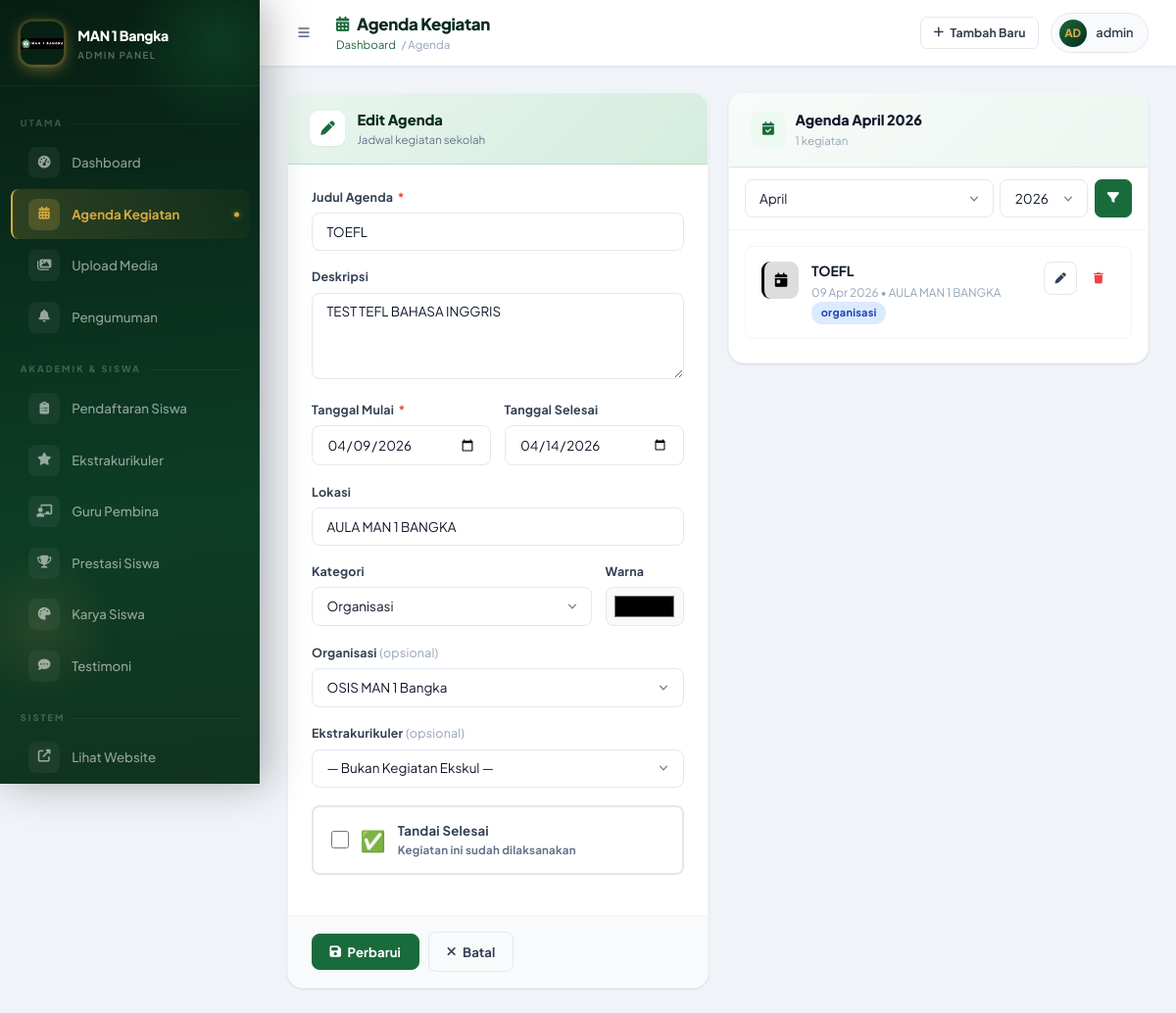
The app's page /admin/agenda.php?edit=11&bulan=4&tahun=2026 (signed in), older data.
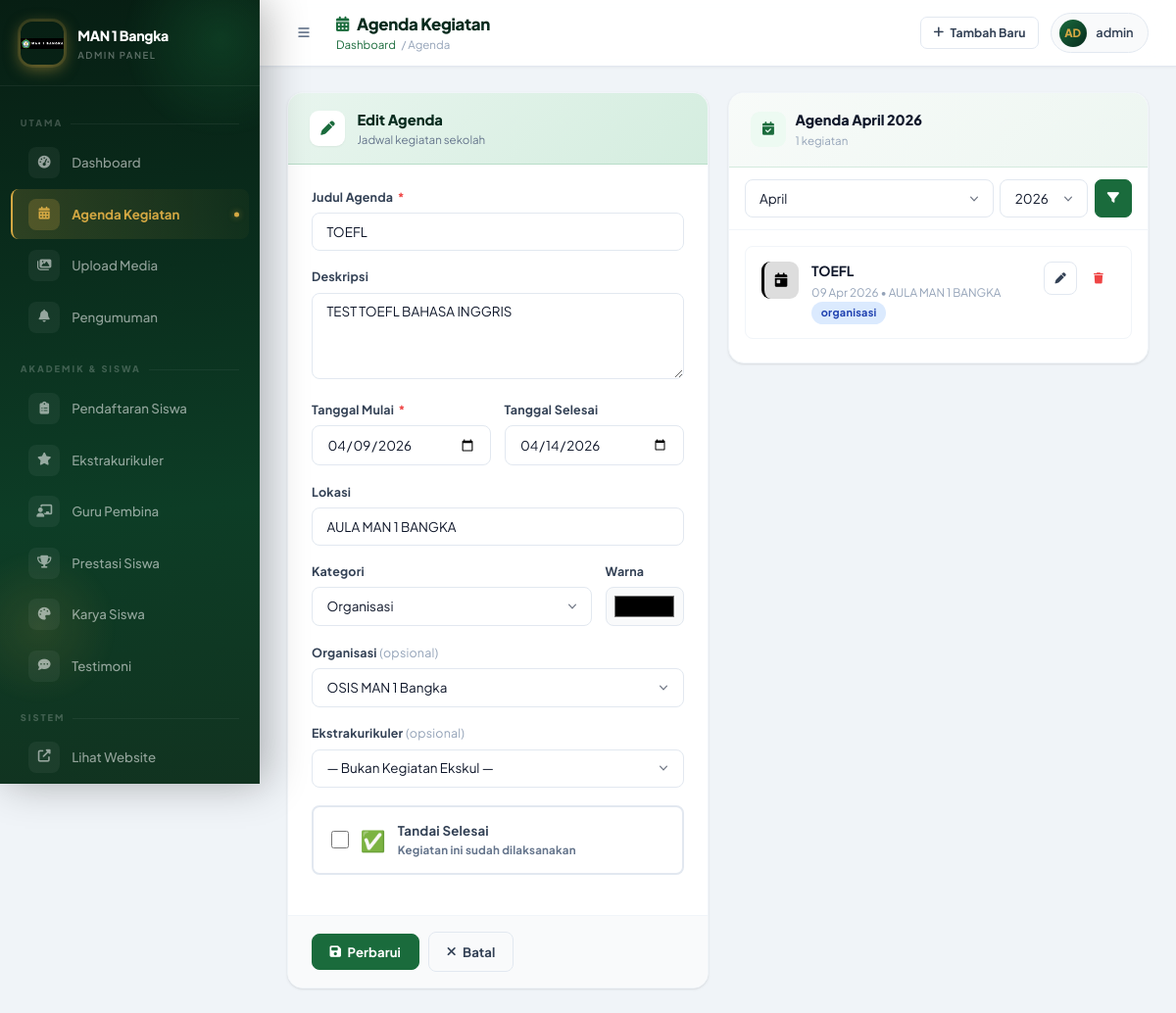
The same page, newer data.
### tables this page shows
CREATE TABLE `agenda` (
  `id` int NOT NULL,
  `judul` varchar(255) NOT NULL,
  `deskripsi` text,
  `tanggal_mulai` datetime NOT NULL,
  `tanggal_selesai` datetime DEFAULT NULL,
  `lokasi` varchar(255) DEFAULT NULL,
  `kategori` enum('lomba','seminar','kelas','organisasi','ekskul','keagamaan','umum','lainnya') DEFAULT 'umum',
  `warna` varchar(20) DEFAULT '#1a6b3c',
  `is_selesai` tinyint(1) DEFAULT '0',
  `organisasi_id` int DEFAULT NULL,
  `ekskul_id` int DEFAULT NULL,
  `created_at` timestamp NULL DEFAULT CURRENT_TIMESTAMP
);

CREATE TABLE `organisasi` (
  `id` int NOT NULL,
  `nama` varchar(255) NOT NULL,
  `deskripsi` text,
  `visi` text,
  `misi` text,
  `gambar` varchar(255) DEFAULT NULL,
  `created_at` timestamp NULL DEFAULT CURRENT_TIMESTAMP
);

### admin/agenda.php (the view, shortened to what the changed rows need)
<?php
require '../php/config.php'; ?>
<?php
$edit = null;
if (isset($_GET['edit'])) {
  $s = $pdo->prepare("SELECT * FROM agenda WHERE id=?");
  $s->execute([(int)$_GET['edit']]);
  $edit = $s->fetch(PDO::FETCH_ASSOC);
}
$bulan = (int)($_GET['bulan'] ?? date('n'));
$tahun = (int)($_GET['tahun'] ?? date('Y'));
$rows = $pdo->prepare("SELECT * FROM agenda WHERE MONTH(tanggal_mulai)=? AND YEAR(tanggal_mulai)=? ORDER BY tanggal_mulai ASC");
$rows->execute([$bulan, $tahun]);
$rows = $rows->fetchAll(PDO::FETCH_ASSOC);
$orgList   = $pdo->query("SELECT id, nama FROM organisasi ORDER BY nama ASC")->fetchAll(PDO::FETCH_ASSOC);
?>
<!DOCTYPE html>
<html lang="id">
<head>
  <link rel="stylesheet" href="https://cdnjs.cloudflare.com/ajax/libs/font-awesome/6.4.0/css/all.min.css" />
  <link rel="stylesheet" href="assets/admin.css" />
</head>
<body>
  <main class="admin-main">
    <div class="page-content">
      <div class="two-col" style="align-items:start;">
        <div class="form-section anim-fade-up">
          <div class="form-section-body">
            <form method="POST" id="form-agenda" autocomplete="off">
              <div class="form-group">
                <label>Judul Agenda <span class="req">*</span></label>
                <input type="text" name="judul" value="<?= htmlspecialchars($edit['judul'] ?? '') ?>" placeholder="Contoh: Lomba Cerdas Cermat" required />
              </div>
              <div class="form-group">
                <label>Deskripsi</label>
                <textarea name="deskripsi" placeholder="Keterangan singkat kegiatan..."><?= htmlspecialchars($edit['deskripsi'] ?? '') ?></textarea>
              </div>
              <div style="display:grid;grid-template-columns:1fr 1fr;gap:.85rem;">
                <div class="form-group"><label>Tanggal Mulai <span class="req">*</span></label><input type="date" name="tanggal_mulai" value="<?= substr($edit['tanggal_mulai'] ?? '', 0, 10) ?>" required /></div>
                <div class="form-group"><label>Tanggal Selesai</label><input type="date" name="tanggal_selesai" value="<?= substr($edit['tanggal_selesai'] ?? '', 0, 10) ?>" /></div>
              </div>
              <div class="form-group"><label>Lokasi</label><input type="text" name="lokasi" value="<?= htmlspecialchars($edit['lokasi'] ?? '') ?>" placeholder="Contoh: Aula MAN 1 Bangka" /></div>
              <div style="display:grid;grid-template-columns:1fr 80px;gap:.85rem;align-items:end;">
                <div class="form-group">
                  <label>Kategori</label>
                  <select name="kategori"><?php foreach (['umum' => 'Umum', 'lomba' => 'Lomba', 'ekskul' => 'Ekskul', 'organisasi' => 'Organisasi', 'seminar' => 'Seminar', 'keagamaan' => 'Keagamaan'] as $v => $l): ?>
                      <option value="<?= $v ?>" <?= ($edit['kategori'] ?? 'umum') === $v ? 'selected' : '' ?>><?= $l ?></option>
                    <?php endforeach; ?>
                  </select>
                </div>
                <div class="form-group"><label>Warna</label><input type="color" name="warna" value="<?= htmlspecialchars($edit['warna'] ?? '#1a6b3c') ?>" style="width:100%;" /></div>
              </div>
              <div class="form-group">
                <label>Organisasi <span style="color:var(--gray-400);font-weight:400;">(opsional)</span></label>
                <select name="organisasi_id">
                  <?php foreach ($orgList as $o): ?>
                    <option value="<?= $o['id'] ?>" <?= ($edit['organisasi_id'] ?? null) == $o['id'] ? 'selected' : '' ?>><?= htmlspecialchars($o['nama']) ?></option>
                  <?php endforeach; ?>
                </select>
              </div>
              <div class="form-group">
                <label class="highlight-box <?= ($edit['is_selesai'] ?? 0) ? 'checked' : '' ?>" id="selesai-box" style="cursor:pointer;">
                  <input type="checkbox" name="is_selesai" id="selesai_cb"
                    <?= ($edit['is_selesai'] ?? 0) ? 'checked' : '' ?>
                    style="width:18px;height:18px;flex-shrink:0;accent-color:var(--primary-mid);cursor:pointer;"
                    onchange="this.closest('.highlight-box').classList.toggle('checked',this.checked)" />
                  <span class="hb-icon">✅</span>
                  <div class="hb-text">
                    <h4>Tandai Selesai</h4>
                    <p>Kegiatan ini sudah dilaksanakan</p>
                  </div>
                </label>
              </div>
            </form>
          </div>
        </div>
        <div class="admin-card anim-fade-up anim-delay-2">
          <div style="max-height:580px;overflow-y:auto;padding:1rem;">
            <?php if ($rows): foreach ($rows as $r): ?>
                <div class="data-item">
                  <div class="data-item-icon" style="background:<?= htmlspecialchars($r['warna']) ?>22;color:<?= htmlspecialchars($r['warna']) ?>;border-left:3px solid <?= htmlspecialchars($r['warna']) ?>;">
                    <i class="fas fa-calendar-day"></i>
                  </div>
                  <div class="data-item-body">
                    <div class="data-item-title"><?= htmlspecialchars($r['judul']) ?></div>
                    <div class="data-item-sub">
                      <?= date('d M Y', strtotime($r['tanggal_mulai'])) ?>
                      <?= $r['lokasi'] ? ' &bull; ' . htmlspecialchars($r['lokasi']) : '' ?>
                      <span class="badge badge-blue"><?= htmlspecialchars($r['kategori']) ?></span>
                    </div>
                  </div>
                  <div class="data-item-actions">
                    <a href="?edit=<?= $r['id'] ?>&bulan=<?= $bulan ?>&tahun=<?= $tahun ?>" class="btn btn-outline btn-icon btn-xs"><i class="fas fa-pen"></i></a>
                    <form method="POST" style="display:inline" onsubmit="return confirm('Hapus agenda?')" autocomplete="off">
                      <button class="btn btn-ghost btn-icon btn-xs" style="color:var(--red)"><i class="fas fa-trash"></i></button>
                    </form>
                  </div>
                </div>
              <?php endforeach;
            endif; ?>
          </div>
        </div>
      </div>
    </div>
  </main>
</body>
</html>

Row changes from the older to the newer data that the page shows:
changed agenda "TOEFL": deskripsi "TEST TEFL BAHASA INGGRIS" → "TEST TOEFL BAHASA INGGRIS"
